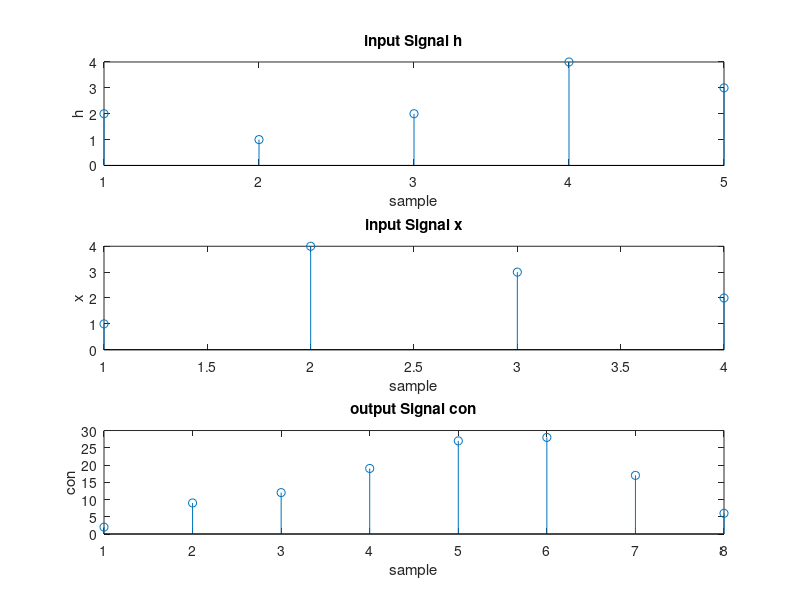

The MATLAB script that drew this image:
clc;
clear all
close all;
%given signal h
h = [2 1 2 4 3];
%given signal x
x = [1 4 3 2];
%convolving to get output
con = conv(h,x);
%plotting input signal h
subplot(3,1,1);
stem(h);
xlabel('sample');
ylabel('h');
title('input Signal h');
%plotting input signal x
subplot(3,1,2);
stem(x);
xlabel('sample');
ylabel('x');
title('input Signal x');
%plotting ouput signal 
subplot(3,1,3);
stem(con);
xlabel('sample');
ylabel('con');
title('output Signal con');